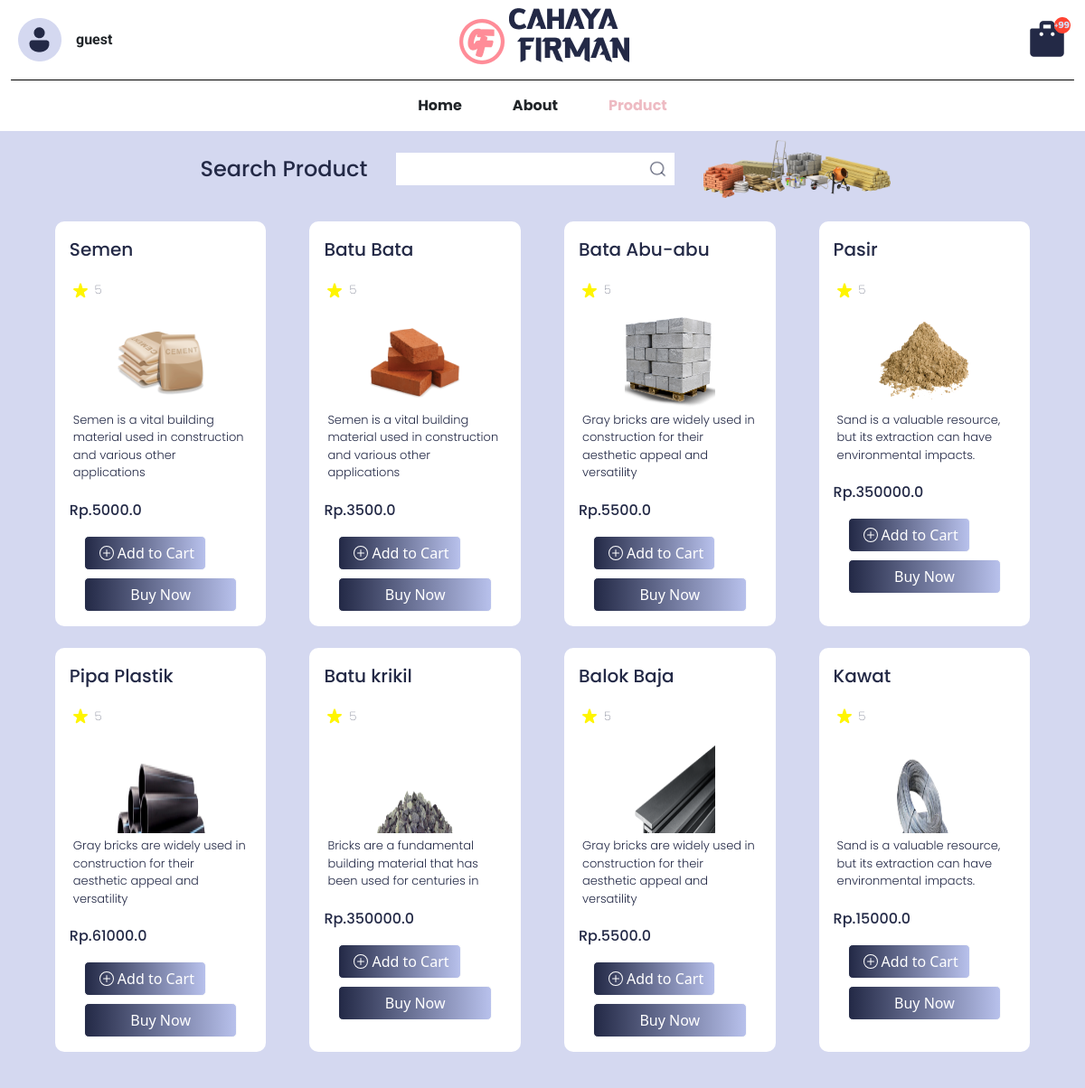
The page / on the database its author committed.
### models/product.py (models this page shows)
class Product(db.Model):
    __tablename__ = 'product'
    id_product = db.Column(db.Integer, primary_key=True)
    name = db.Column(db.String(100))
    desc = db.Column(db.String(100))
    category = db.Column(db.String(100))
    quantityInStock = db.Column(db.Integer)
    price = db.Column(db.Float)
    picture = db.Column(db.String(100))

### app.py (the view)
@app.route("/", methods=["GET", "POST"])
def products():
    barang_list = Product.query.all()
    return render_template("product.html", barang_list=barang_list,user = current_user)

### templates/product.html (shortened to what this page needs)
<!DOCTYPE html>
<html>
<head>
    <link href="https://cdn.jsdelivr.net/npm/bootstrap@5.0.2/dist/css/bootstrap.min.css" rel="stylesheet"
>
</head>
<body>
    <div class="container-satu">
        <div class="layanan satu d-flex align-items-center">
            <div class="col d-flex justify-content-start" id="profileContainer">
                <div class="d-flex align-items-center p-3 ms-1">
                    <img src="{{ url_for('static', filename='asset/Navbar/profile_user.png') }}" class="img-fluid me-3">
                    <p class="mt-3"> {% if current_user.is_authenticated %}
                        {{ current_user.username }}
                    {% else %}
                        guest
                    {% endif %}</p>
                </div>
            </div>
        </div>
        <div class="layanan dua">
            <div class="col d-flex justify-content-center align-items-center" id="logoCahayaFirmanContainer">
                <img src="{{ url_for('static', filename='asset/Navbar/Logo.png') }}" class="img-fluid">
            </div>
        </div>
        <div class="layanan tiga d-flex align-items-center">
            <div class="col d-flex justify-content-end">
                <div class="d-flex flex-column align-items-center" id="keranjangContainer">
                    <img src="{{ url_for('static', filename='asset/Navbar/Trolley.png') }}" class="img-fluid me-3">
                </div>
            </div>
        </div>
    </div>
    <div class="garis"></div>
    <div class="container d-flex justify-content-center">
        <div class="row">
            <div class="col mx-3 mt-3" id="aboutContainer">
                <p class="teks-bold">About</p>
            </div>
            <div class="col mx-3 mt-3">
                <p class="teks-bold" style="color: #EEBBC3;">Product</p>
            </div>
            <div class="col order-first mx-3 mt-3" id="homeContainer">
                <p class="teks-bold">Home</p>
            </div>
        </div>
    </div>
    <div class="d-flex justify-content-end align-items-center" style="background-color: #d4d8f0;">
        <div class="p-2 bd-highlight mx-auto text-end mt-3" style="width: 40%;">
            <p class="searchProduct fs-4 me-3">Search Product</p>
        </div>
        <div class="p-2 bd-highlight" style="width: 30%;">
            <div class="p-2 d-flex justify-content-end" style="background-color: white;">
                <img src="{{ url_for('static', filename='asset/Navbar/lucide_search.png') }}"
                    style="width: 7%; height: auto;">
            </div>
        </div>
        <div class="p-2 bd-highlight ms-3" style="width: 40%;">
            <img class="img-fluid" src="{{ url_for('static', filename='asset/Product/search_img.png') }}"
                style="width: 50%; height: auto;">
        </div>
    </div>
    <div class="d-flex flex-wrap justify-content-center p-3" style="background-color: #d4d8f0;">
    {% for barang in barang_list %}
        <div class="p-3 bd-highlight mx-4 mb-4 justify-content-around">
            <div class="d-flex flex-column bd-highlight">
                <div class="bd-highlight">
                    <p class="fs-5">{{ barang.name }}</p>
                </div>
                <div class="bd-highlight d-flex flex-row">
                    <div class="imgContainer">
                        <img src="{{ url_for('static', filename='asset/Product/star_rating.png') }}">
                    </div>
                    <p class="rating fw-lighter p-1">5</p>
                </div>
                <div class="bd-highlight text-center">
                    <a href="/detail_product/{{ barang.id_product }}">
                        <img src="{{ url_for('static', filename='unggah/' + barang.picture) }}"
                            style="width: 100px; height: 100px;" alt="item">
                    </a>
                </div>
                <div class="bd-highlight">
                    <p class="rating fw-light p-1">{{ barang.desc }}</p>
                </div>
                <div class="bd-highlight">
                    <p class="fs-6">Rp.{{ barang.price }}</p>
                </div>
                <div class="bd-highlight mx-3">
                    <div class="d-grid gap-2">
                        <form method="POST" action="{{ url_for('add_to_cart', id_product=barang.id_product) }}">
                            <button type="submit" class="btn btn-light custom-gradient-btn">
                                <div class="bd-highlight d-flex flex-row justify-content-center">
                                    Add to Cart
                                </div>
                            </button>
                        </form>
                        <button class="btn btn-light custom-gradient-btn" type="button">Buy Now</button>
                    </div>
                </div>
            </div>
        </div>
    {% endfor %}
    </div>
</body>
</html>

### templates/product.html (style rules this page uses)
.img-fluid { max-width: 80%; height: auto; }
.garis { height: 1px; width: 98%; margin: 0% auto; background-color: black; }
.teks-bold { font-family: 'Poppins', sans-serif; font-weight: bold; }
.container-satu { width: 100%; margin: 0% auto; display: flex; justify-content: space-between; }
.layanan { width: 30%; }
p.mt-3 { font-family: 'Roboto', sans-serif; font-weight: bold; }
p.searchProduct { font-family: 'Poppins', sans-serif; font-weight: 300; }
.p-3.bd-highlight.mx-4 { width: 20%; height: auto; background-color: white; border-radius: 10px; }
.bd-highlight p { font-family: 'Poppins', sans-serif; font-weight: 500; color: #232946; }
p.rating { font-family: 'Poppins', sans-serif; color: #232946; font-size: small; }
.custom-gradient-btn { background-image: linear-gradient(to right, #232946, #B8C1EC); color: #fff; border-radius: 5px; }

### rows shown on the page
Product: name "Semen", picture (picture), desc "Semen is a vital building material used in construction and various other applications", price "5000.0"
Product: name "Batu Bata", picture (picture), desc "Semen is a vital building material used in construction and various other applications", price "3500.0"
Product: name "Bata Abu-abu", picture (picture), desc "Gray bricks are widely used in construction for their aesthetic appeal and versatility", price "5500.0"
Product: name "Pasir", picture (picture), desc "Sand is a valuable resource, but its extraction can have environmental impacts.", price "350000.0"
Product: name "Pipa Plastik", picture (picture), desc "Gray bricks are widely used in construction for their aesthetic appeal and versatility", price "61000.0"
Product: name "Batu krikil", picture (picture), desc "Bricks are a fundamental building material that has been used for centuries in", price "350000.0"
Product: name "Balok Baja", picture (picture), desc "Gray bricks are widely used in construction for their aesthetic appeal and versatility", price "5500.0"
Product: name "Kawat", picture (picture), desc "Sand is a valuable resource, but its extraction can have environmental impacts.", price "15000.0"
